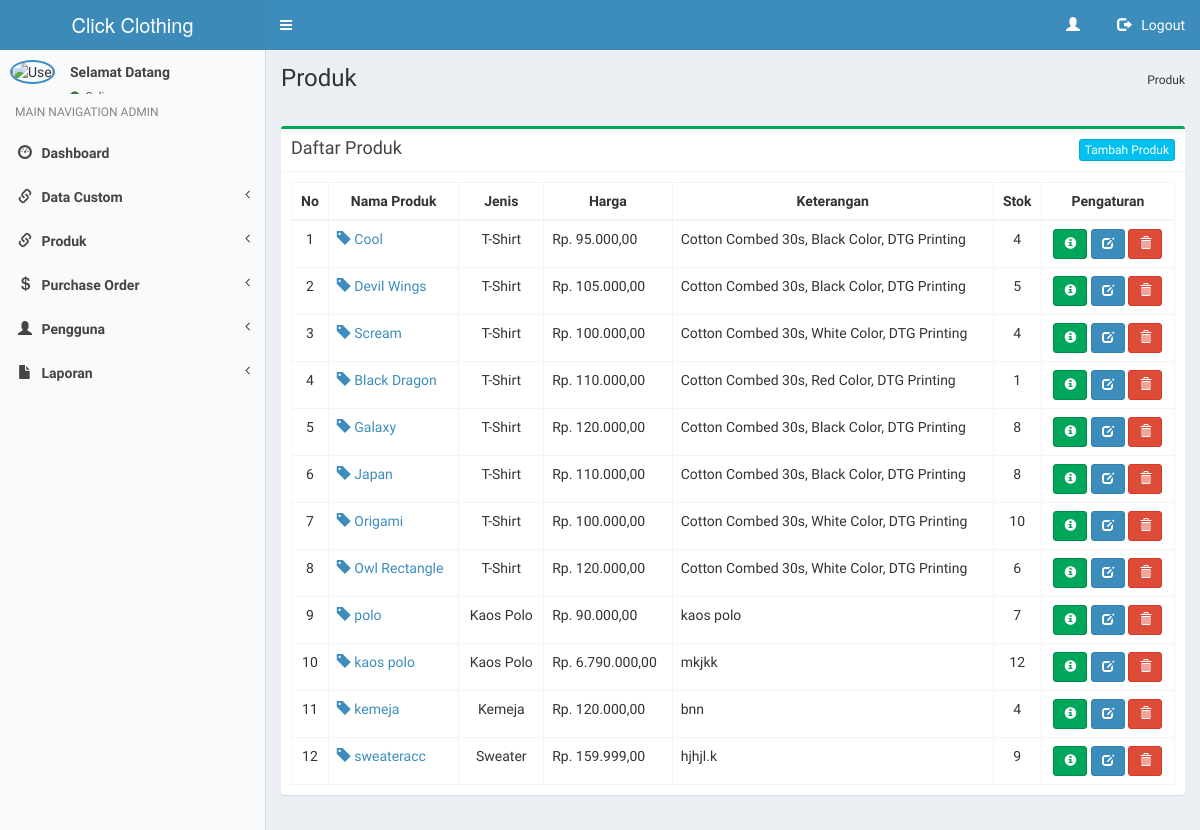
Before: /admin/produk.php with the older database file.
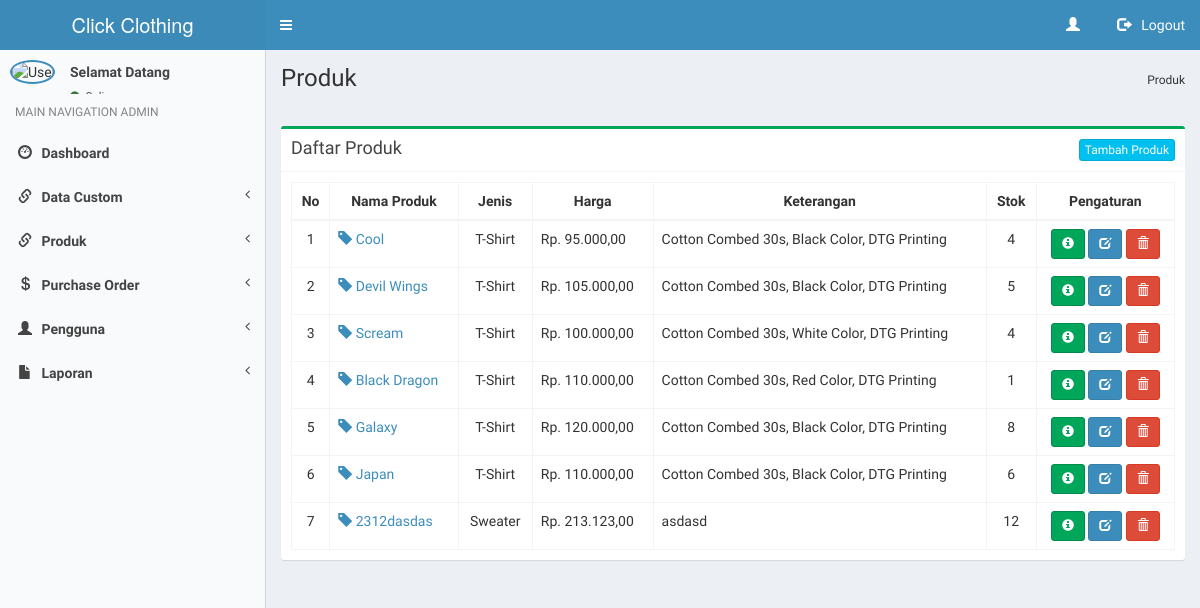
After: the same page with the newer database file.
### tables this page shows
CREATE TABLE `produk` (
  `kode` int(10) NOT NULL,
  `nama` varchar(30) NOT NULL,
  `jenis` varchar(10) NOT NULL,
  `harga` int(10) NOT NULL,
  `keterangan` varchar(100) NOT NULL,
  `stok` int(3) NOT NULL,
  `gambar` varchar(40) NOT NULL
);

### admin/produk.php (the view, shortened to what this page needs)
<?php include 'header.php' ; ?>
<div class="content-wrapper">
    <section class="content-header">
        <h1>
        Produk
        </h1>
        <ol class="breadcrumb">
        Produk
        </ol>
    </section>
    <br />
    <section class="content">
        <div class="row">
            <div class="col-xs-12">
              <div class="box box-success">
                    <div class="box-header with-border">
                        <h3 class="box-title">Daftar Produk</h3>
                        <a href="input-produk.php" class="btn btn-xs btn-info pull-right">Tambah Produk</a>
                    </div>
                    <div class="box-body">
                             <table id="tb_produk" class="table table-hover table-bordered">
                                <thead>
                                    <tr>
                                        <th><center>No </center></th>
                                        <th><center>Nama Produk </i></center></th>
                                        <th><center>Jenis </center></th>
                                        <th><center>Harga </center></th>
                                        <th><center>Keterangan </center></th>
                                        <th><center>Stok </center></th>
                                        <th><center>Pengaturan</center></th>
                                    </tr>
                                </thead>
                                <tbody>
                                    <?php
                                    $query1="SELECT * FROM produk";
                                    $tampil=mysqli_query($koneksi, $query1) or die(mysqli_error());
                                    $no=0;
                                    while($data=mysqli_fetch_array($tampil)){
                                        $no++;
                                        ?>
                                        <tr>
                                            <td><center><?php echo $no; ?></center></td>
                                            <td><a href="detail-produk.php?hal=edit&kd=<?php echo $data['kode'];?>"><span class="glyphicon glyphicon-tag"></span> <?php echo $data['nama'];?></a></td>
                                            <td><center><?php echo $data['jenis'];?></center></td>
                                            <td>Rp. <?php echo number_format($data['harga'],2,",",".");?></td>
                                            <td><?php echo $data['keterangan']; ?></td>
                                            <td><center><?php echo $data['stok']; ?></center></td>
                                            <td>
                                                <center>
                                                    <a class="btn btn-sm btn-success" data-placement="bottom" data-toggle="tooltip" title="Detail Produk" href="detail-produk.php?hal=edit&kd=<?php echo $data['kode'];?>"><span class="glyphicon glyphicon-info-sign"></span></a>
                                                    <a class="btn btn-sm btn-primary" data-placement="bottom" data-toggle="tooltip" title="Edit Produk" href="edit-produk.php?hal=edit&kode=<?php echo $data['kode'];?>"><span class="glyphicon glyphicon-edit"></span></a>
                                                    <a onclick="return confirm ('Yakin hapus <?php echo $data['nama'];?>.?');" class="btn btn-sm btn-danger tooltips" data-placement="bottom" data-toggle="tooltip" title="Hapus Produk" href="produk.php?hal=hapus&kd=<?php echo $data['kode'];?>"><span class="glyphicon glyphicon-trash"></span></a>
                                                </center>
                                            </td>
                                        </tr>
                                        <?php
                                    }
                                    ?>
                                </tbody>
                            </table>
                    </div>
                </div>
            </div>
        </div>
    </section>
</div>
<?php include 'footer.php'; ?>

Changed rows visible on the page:
removed produk: nama "Origami", jenis "T-Shirt", harga "100.000,00", keterangan "Cotton Combed 30s, White Color, DTG Printing", stok "10"
removed produk: nama "Owl Rectangle", jenis "T-Shirt", harga "120.000,00", keterangan "Cotton Combed 30s, White Color, DTG Printing", stok "6"
removed produk: nama "polo", jenis "Kaos Polo", harga "90.000,00", keterangan "kaos polo", stok "7"
removed produk: nama "kaos polo", jenis "Kaos Polo", harga "6.790.000,00", keterangan "mkjkk", stok "12"
removed produk: nama "kemeja", jenis "Kemeja", harga "120.000,00", keterangan "bnn", stok "4"
removed produk: nama "sweateracc", jenis "Sweater", harga "159.999,00", keterangan "hjhjl.k", stok "9"
changed produk "Japan": stok "8" → "6"
added produk: nama "2312dasdas", jenis "Sweater", harga "213.123,00", keterangan "asdasd", stok "12"
